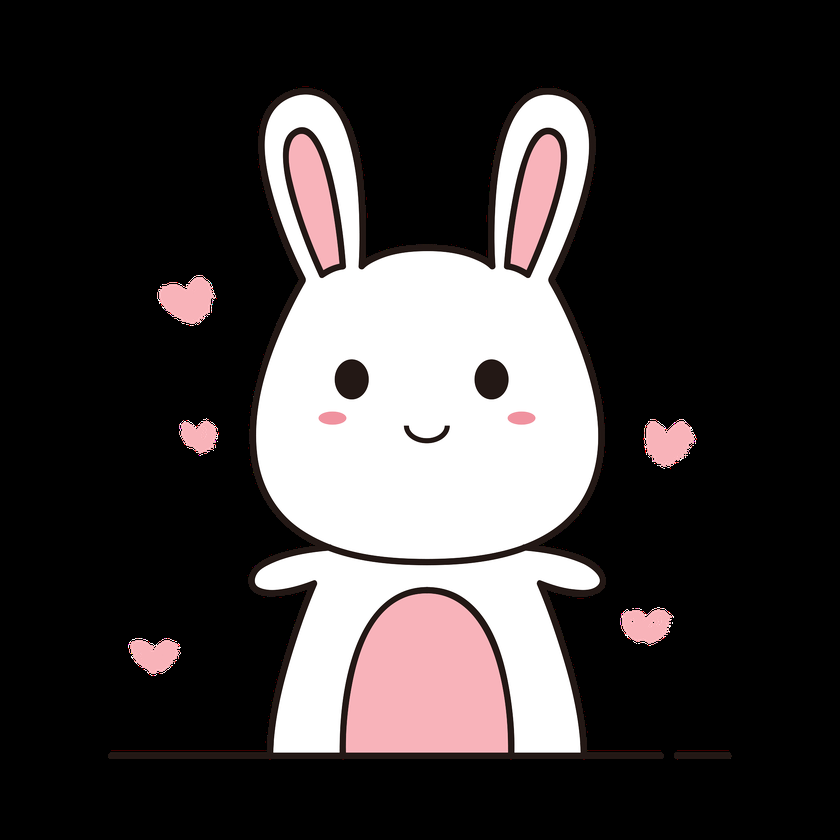
#> input picture original_image/original.png, 840 x 840 px, shrunk from 2000 x 2000 before the run, found by its file name
$ python 202335252_Jungiltae_colorchange_code.py
#> lines starting #> are read from the running program, lines starting #| are printed output that depends on the picture; after the words box and inside, x2 and y2 are one past the last pixel; in counts of white or black regions, pixels touching at a corner belong together
#> in main, image is the input picture: shape (840, 840, 3); mean B, G, R 57.3, 57.1, 61.2
import cv2
import numpy as np
import matplotlib.pyplot as plt

def show_image(image, title="Image"):
    plt.figure(figsize=(8, 6))
    plt.imshow(cv2.cvtColor(image, cv2.COLOR_BGR2RGB))
    plt.title(title)
    plt.axis('off')
    plt.show()

def change_colors(image, cloth_lower, cloth_upper, bg_lower, bg_upper, new_cloth_color, new_bg_color):
    hsv = cv2.cvtColor(image, cv2.COLOR_BGR2HSV)
#> hsv: shape (840, 840, 3); mean H, S, V 9.3, 8.3, 61.2

    cloth_mask = cv2.inRange(hsv, cloth_lower, cloth_upper)
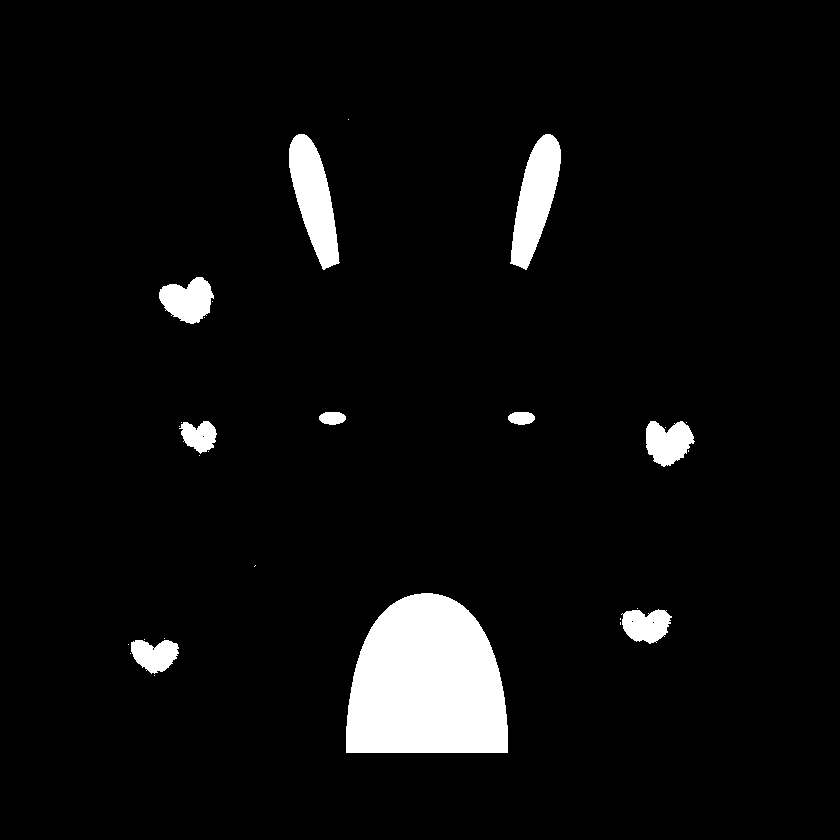
#> cloth_mask: shape (840, 840); 5.1% white; 29 white regions (19 under 20 px), largest, box (x1, y1, x2, y2) and area: (346, 593, 508, 753) 21172, (510, 134, 561, 270) 3846, (289, 134, 340, 270) 3844
    image[np.where(cloth_mask != 0)] = new_cloth_color
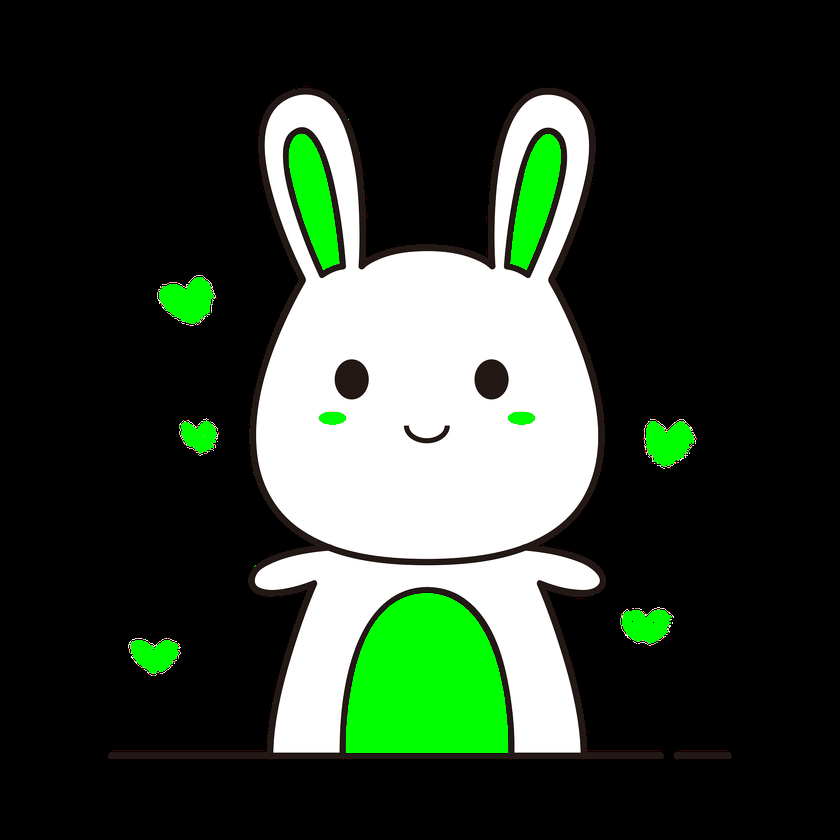
#> image: shape (840, 840, 3); 5.1% of pixels changed, all inside (x1, y1, x2, y2) = (128, 119, 695, 753)

    bg_mask = cv2.inRange(hsv, bg_lower, bg_upper)
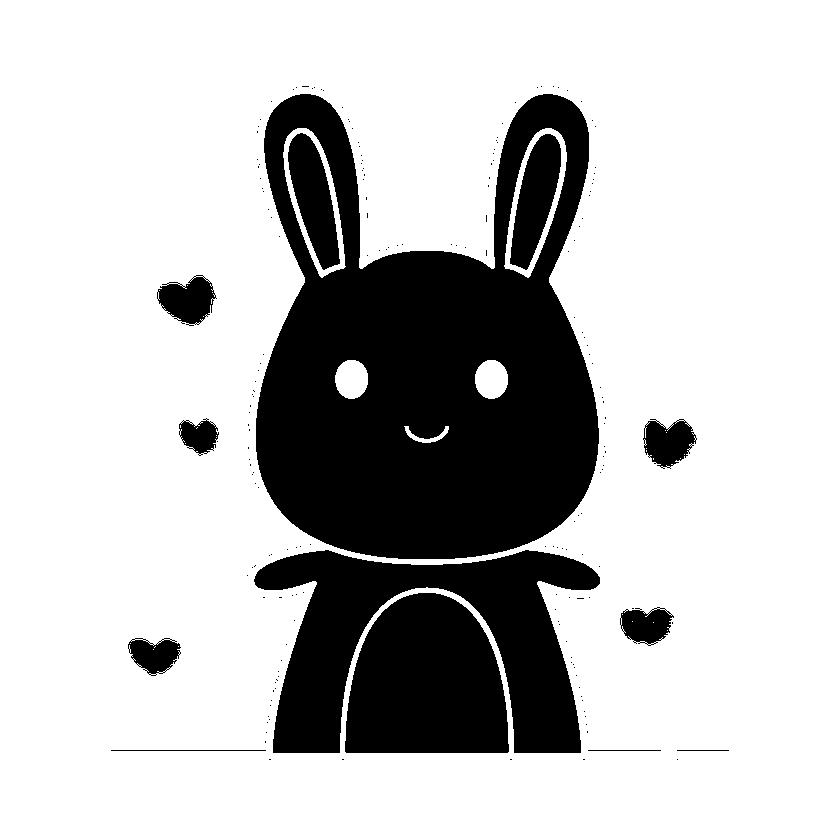
#> bg_mask: shape (840, 840); 76% white; 191 black regions (178 under 20 px), largest, box (x1, y1, x2, y2) and area: (256, 94, 599, 559) 100302, (254, 550, 600, 753) 31761, (345, 593, 509, 753) 21305
    image[np.where(bg_mask != 0)] = new_bg_color
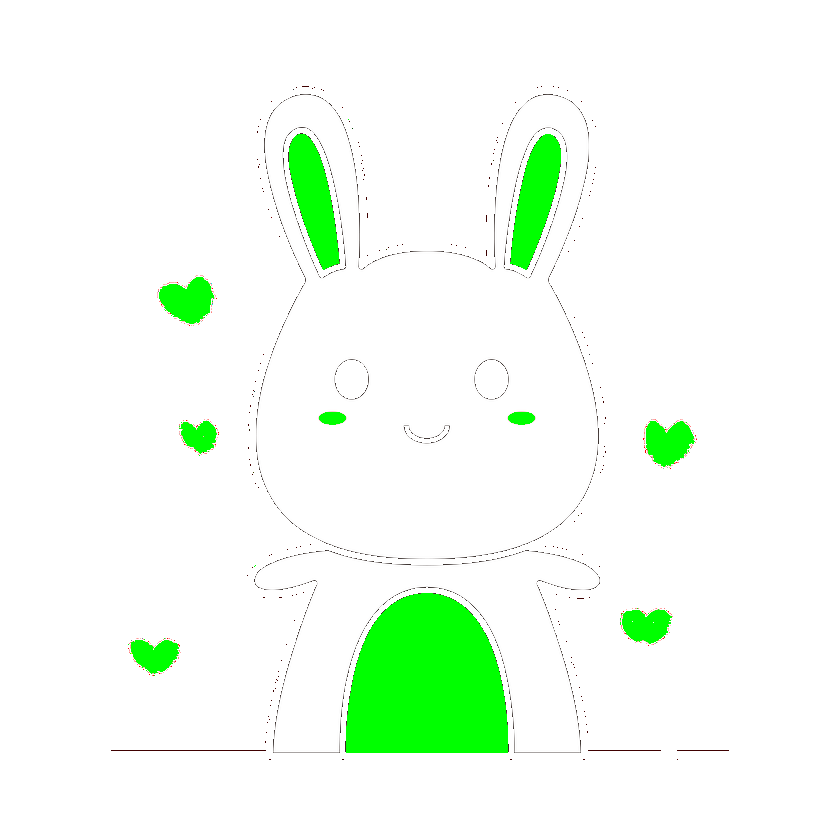
#> image: shape (840, 840, 3); mean B, G, R 241, 254, 241.2

    return image

def main():
    image_path = "./original.png"
    image = cv2.imread(image_path)

    if image is None:
        print("이미지를 불러오지 못했습니다. 경로를 확인하세요.")
        return

    cloth_lower = np.array([140, 50, 50])
    cloth_upper = np.array([180, 255, 255])

    bg_lower = np.array([0, 0, 0])
    bg_upper = np.array([180, 255, 50])

    new_cloth_color = [0, 255, 0]
    new_bg_color = [255, 255, 255]

    modified_image = change_colors(image.copy(), cloth_lower, cloth_upper, bg_lower, bg_upper, new_cloth_color, new_bg_color)

    show_image(modified_image, "Modified Image")

if __name__ == "__main__":
    main()
